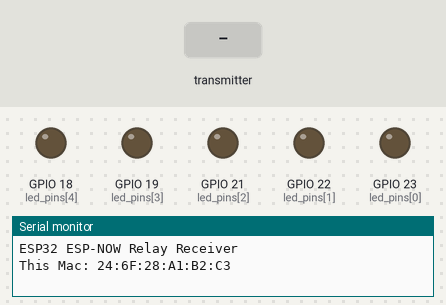
The program below on a simulated ESP32. On the bench: output pins drawn as LEDs (lit = HIGH), the last lines printed to the serial monitor. The test bench sets the inputs (shaded band).

Above: at 1.2 s.
1.3 s: the transmitter starts sending count = 1024
At 2.5 s:
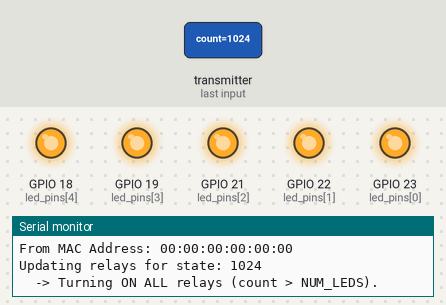
2.8 s: the transmitter starts sending count = 0
At 3.5 s:
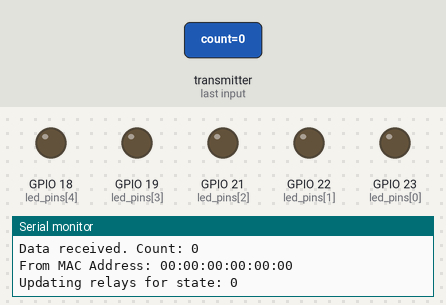
4.3 s: the transmitter starts sending count = 2048
At 4.8 s:
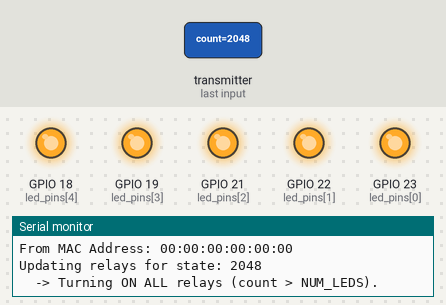
Timing chart, 0 to 7.3 s (numbered marks = the images above; inputs shaded):
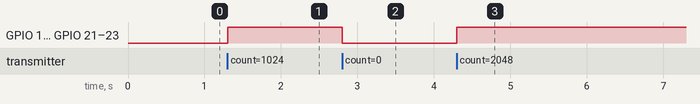

Measured:
- after the input at 1.3 s, GPIO 18 (led_pins[4]), GPIO 19 (led_pins[3]), GPIO 21 (led_pins[2]), GPIO 22 (led_pins[1]), GPIO 23 (led_pins[0]): LOW → HIGH at once
- after the input at 2.8 s, GPIO 18 (led_pins[4]), GPIO 19 (led_pins[3]), GPIO 21 (led_pins[2]), GPIO 22 (led_pins[1]), GPIO 23 (led_pins[0]): HIGH → LOW at once
- after the input at 4.3 s, GPIO 18 (led_pins[4]), GPIO 19 (led_pins[3]), GPIO 21 (led_pins[2]), GPIO 22 (led_pins[1]), GPIO 23 (led_pins[0]): LOW → HIGH at once

The program:

main.cpp
```cpp
#include <Arduino.h>
#include <WiFi.h>
#include <esp_now.h>

const int NUM_LEDS = 5;
const int led_pins[NUM_LEDS] = {23, 22, 21, 19, 18};

// Same as Sender
typedef struct struct_message {
  int count = 0;
} struct_message;

volatile struct_message myData;
volatile bool newDataAvailable = false;
void OnDataRecv(const uint8_t *mac_addr, const uint8_t *incomingData, int len) {
  // Create a temporary, non-volatile structure to copy the data into first.
  struct_message temp_data;
  memcpy(&temp_data, incomingData, sizeof(temp_data));

  // Now, assign the temporary data to the volatile global variable.
  // This is a safe operation.
  myData.count = temp_data.count;
  Serial.print("Data received. Count: ");
  Serial.println(myData.count);
  Serial.print("From MAC Address: ");
  char macStr[18];
  snprintf(macStr, sizeof(macStr), "%02x:%02x:%02x:%02x:%02x:%02x", mac_addr[0],
           mac_addr[1], mac_addr[2], mac_addr[3], mac_addr[4], mac_addr[5]);
  Serial.println(macStr);

  // set flag to indicate that, new data is available
  newDataAvailable = true;
}

void updateRelays() {
  Serial.print("Updating relays for state: ");
  Serial.println(myData.count);

  // First, turn all relays ON (by sending  LOW signal).
  /* NOTE: Why initially turning them on.
   * The light is to be kept ON until the program ends, which is about 9 hours.
   * The battery will not last that long, so when the esp32 dies we have to keep
   * the relays ON.
   */

  // This ensures a clean slate for every command.
  for (int i = 0; i < NUM_LEDS; i++) {
    digitalWrite(led_pins[i], LOW);
  }

  // Turn on the led in an incremental order
  if (myData.count > 0 && myData.count <= NUM_LEDS) {
    for (int i = 0; i < myData.count; i++) {
      digitalWrite(led_pins[i], HIGH); // Turn OFF the relay (NC mode)
      Serial.println("  -> Turning OFF relay " + String(i + 1));
    }
  } else if (myData.count > NUM_LEDS) {
    // if count is > total number of relays, then turn them all on.
    for (int i = 0; i < NUM_LEDS; i++) {
      digitalWrite(led_pins[i], HIGH);
    }
    Serial.println("  -> Turning ON ALL relays (count > NUM_LEDS).");
  }
}

void setup() {
  Serial.begin(115200);
  Serial.println("ESP32 ESP-NOW Relay Receiver");

  // Set device as a Wi-Fi Station
  WiFi.mode(WIFI_STA);

  Serial.print("This Mac: ");
  Serial.println(WiFi.macAddress());

  // Use a loop to initialize the pins.
  for (int i = 0; i < NUM_LEDS; i++) {
    pinMode(led_pins[i], OUTPUT);
    digitalWrite(led_pins[i], LOW); // Initialize all relays to OFF.
  }
  delay(50);
  // Initialize ESP-NOW
  if (esp_now_init() != ESP_OK) {
    Serial.println("Error initializing ESP-NOW");
    return;
  }

  esp_now_register_recv_cb(OnDataRecv);
}

void loop() {
  // Check if new data is available.
  if (newDataAvailable) {
    newDataAvailable = false;
    updateRelays();
  }
}
```
